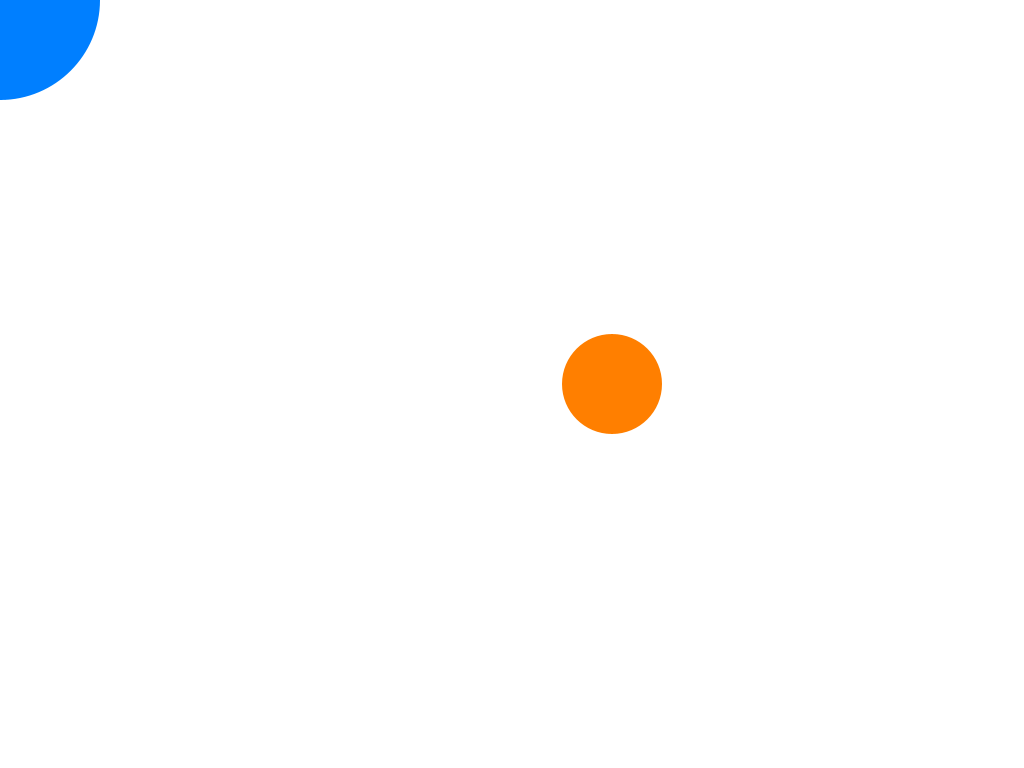
Frame 1 (no input)
Frame 60 (the mouse pressed at the canvas centre just before this capture): identical to frame 1, image omitted
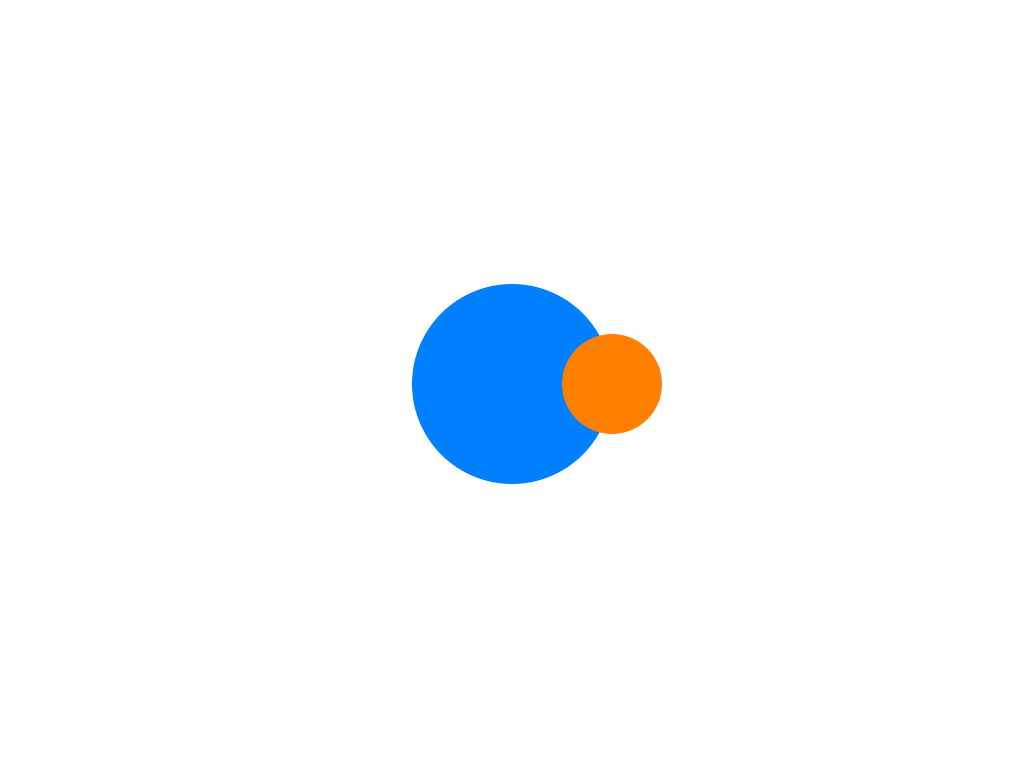
Frame 120 (the mouse held since frame 60 and released just before this capture)

The Processing sketch that drew these frames (run headless with seeded random() and noise(); from frame 60 on, the mouse is pressed at the canvas centre):

// Processing sketch: classes_in_classes
// ── classes_in_classes.pde
class Particle {
    PVector position = new PVector();
    float diameter = 100;
    color my_color = color(255, 127, 0);
}

Particle a_thing;
Particle b_thing;

void setup() {
    size(1024, 768);
    noStroke();

    a_thing = new Particle();
    a_thing.position.x = width / 2;
    a_thing.position.y = height / 2;
    a_thing.diameter = 200;
    a_thing.my_color = color(0, 127, 255);

    b_thing = new Particle();
    b_thing.position.x = width / 2 + 100;
    b_thing.position.y = height / 2;
}

void draw() {
    background(255);

    a_thing.position.x = mouseX;
    a_thing.position.y = mouseY;

    fill(a_thing.my_color);
    circle(a_thing.position.x, a_thing.position.y, a_thing.diameter);

    fill(b_thing.my_color);
    circle(b_thing.position.x, b_thing.position.y, b_thing.diameter);
}
